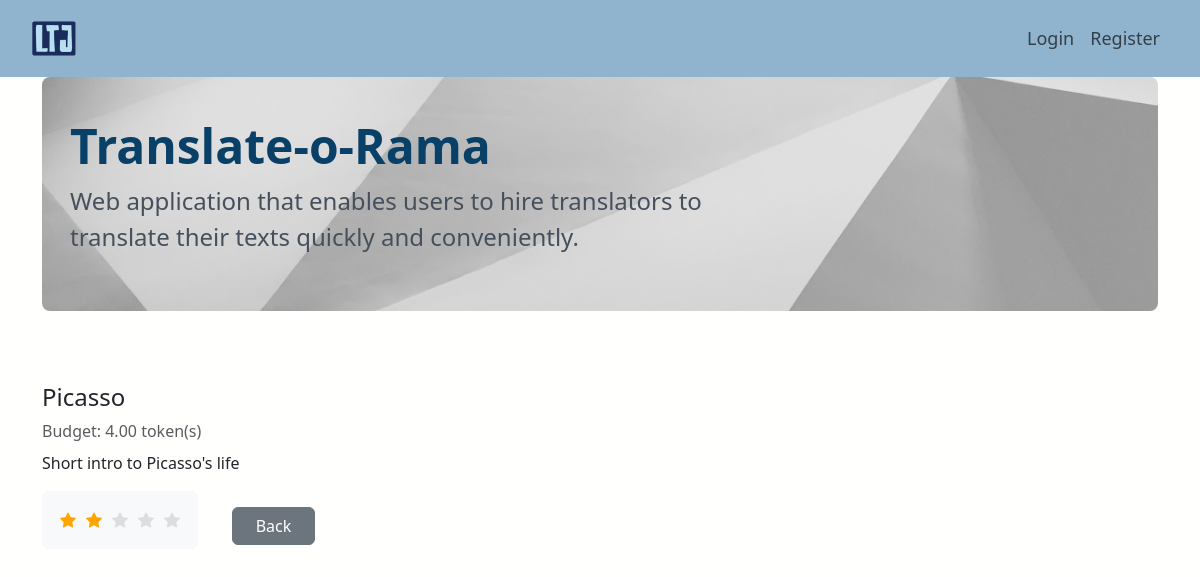
Page /dashboard/job_review/1 on the committed database.
### app/models.py (models this page shows, shortened)
class Job(models.Model):
    user = models.ForeignKey(User, on_delete=models.CASCADE, related_name="user")
    title = models.TextField(blank=False, unique=True)
    description = models.TextField(blank=False)
    source_language = models.TextField(blank=False)
    target_language = models.TextField(blank=False)
    job_field = models.CharField(
        max_length=15,
        choices=JobField.JOB_CHOICES,
        default=JobField.LITERATURE,
    )
    budget = models.DecimalField(max_digits=10, decimal_places=2, default=0.0)
    text = models.TextField(blank=False)
    assigned_to = models.ForeignKey(
        "JobBid",
        on_delete=models.CASCADE,
        blank=True,
        null=True,
        related_name="assigned_to",
    )
    is_assigned = models.BooleanField(default=False)
    is_completed = models.BooleanField(default=False)
    translator = models.ForeignKey(
        User,
        on_delete=models.SET_NULL,
        blank=True,
        null=True,
        related_name="set_as_translator_of_job",
    )
    translation = models.TextField(blank=True, null=True)
    dispute = models.ForeignKey(
        Dispute,
        on_delete=models.SET_NULL,
        blank=True,
        null=True,
        related_name="dispute_for_completed_job",
    )

### app/views.py (the view)
# urls.py: path("dashboard/job_review/<int:job_id>", views.job_review, name="job_review"),
def job_review(request, job_id):
    job = get_object_or_404(Job, pk=job_id)
    rating = Rating.objects.filter(job=job).first()
    context = {
        "job": job,
        "rating": rating.rating if rating else 0,
    }
    return render(request, "app/review.html", context)

### app/templates/app/review.html (shortened to what this page needs)
{% extends 'app/base.html' %}
{% block content %}
  <!DOCTYPE html>
  <html lang="en">
  <head>
      <link rel="stylesheet" href="https://cdn.jsdelivr.net/npm/bootstrap-icons@1.10.3/font/bootstrap-icons.css">
  </head>
  <body>
    <div class="mx-auto  mt-5">
      <h4>{{ job.title }}</h4>
      <div class="mb-2 text-muted">Budget: {{ job.budget }} token(s)</div>
      <div class="">{{ job.description }}</div>
      <div class="row mt-2 mb-2">
        <div class="col-2 mt-2">
            <ul class="btn btn-light list-inline rating-list">
            <a href="{% url 'app:job_rating' job.id 5 %}"><li>
                <i class="bi bi-star-fill {% if rating > 4 %} checked {% endif %}" title="Rate 5"></i></li></a>
            <a href="{% url 'app:job_rating' job.id 4 %}"><li>
                <i class="bi bi-star-fill {% if rating > 3 %} checked {% endif %}" title="Rate 4"></i></li></a>
            <a href="{% url 'app:job_rating' job.id 3 %}"><li>
                <i class="bi bi-star-fill {% if rating > 2 %} checked {% endif %}" title="Rate 3"></i></li></a>
            <a href="{% url 'app:job_rating' job.id 2 %}"><li>
                <i class="bi bi-star-fill {% if rating > 1 %} checked {% endif %}" title="Rate 2"></i></li></a>
            <a href="{% url 'app:job_rating' job.id 1 %}"><li>
                <i class="bi bi-star-fill {% if rating > 0 %} checked {% endif %}" title="Rate 1"></i></li></a>
            </ul>
        </div>
        <div class="col-2">
            <a href="{% url 'app:dashboard' %}" class="btn btn-secondary col-6 mt-4">Back</a>
        </div>
      </div>
    </div>
  </body>
{% endblock content %}

### app/static/app/css/base.css (style rules this page uses)
body { background-color: #fffffe; }

### app/templates/app/review.html (style rules this page uses)
.rating-list li { float: right; color: #ddd; padding: 10px 5px; }
.rating-list a, .rating-list li:hover, .rating-list li:hover ~ li { color: orange; }
.rating-list { display: inline-block; list-style: none; }
.checked { color: orange; }

### rows in the picture
Job: title "Picasso", budget "4.00", description "Short intro to Picasso's life"
